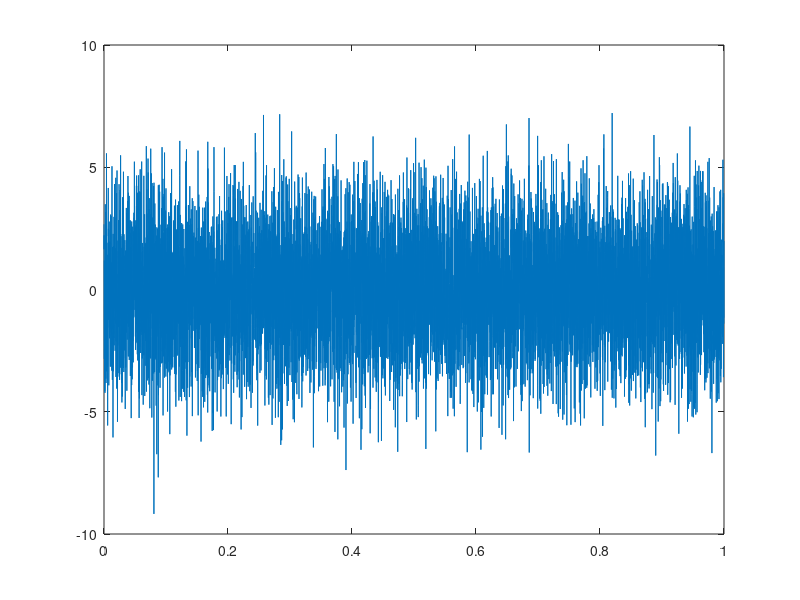
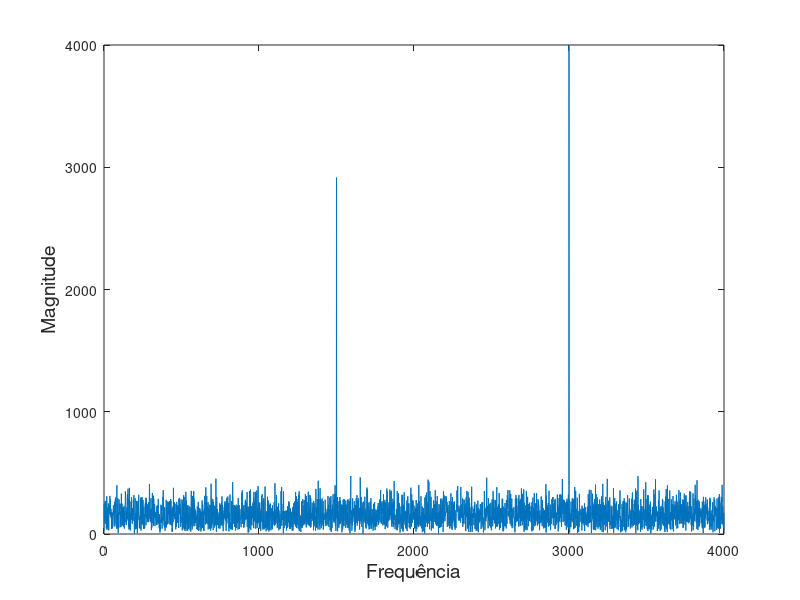
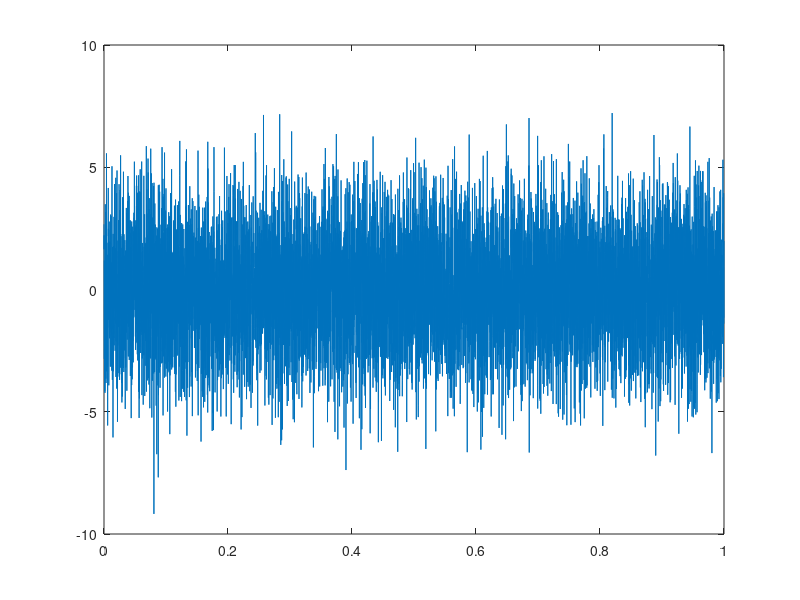
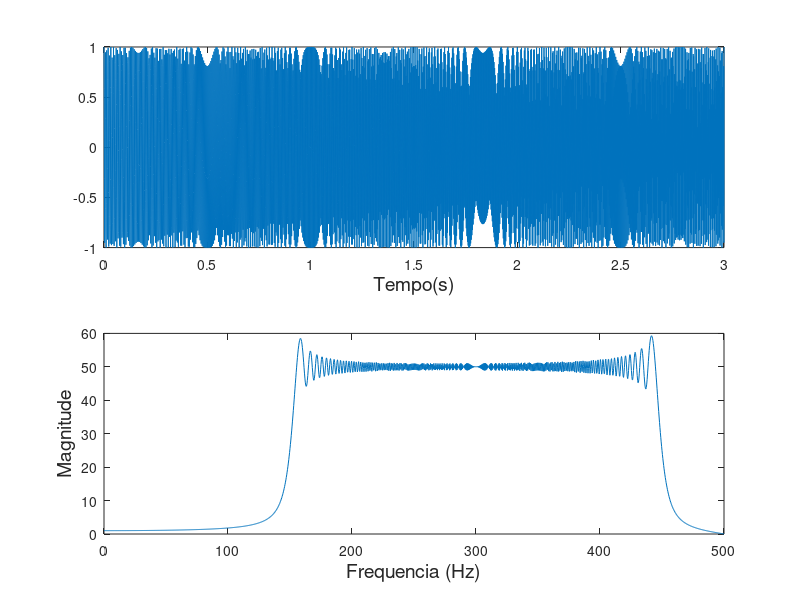

Here is the MATLAB script that generated these plots, in order: (Note: this script raises an error after producing the figures.)
# Semana 3 - Desafio 1

# Parte 1

close all

Fs = 8000;   # frequência de amostragem
L = 8000;    # Quantidade de amostras para dar 1 segundo de gráfico
t = 0:1/Fs:(L-1)/Fs;  # Criação do eixo tempo baseado na FS e L
x = 0.7*sin(2*pi*1500*t)+cos(2*pi*3000*t)+2*randn(1,L);  # calculando eixo x
figure
plot(t,x)

# Realizando a análise espectral com transformada de Fourier
X = fft(x);

# Criando a faixa de frequência da transformada.
# Ela é relacionada com a frequência de amostragem do sinal. A Fs deve ser maior que o dobro da maior frequÊncia do sinal.
# No caso, sabiamos que maior frequÊncia do sinal era 2000hz.
# Como a frequência de amostragem foi 8000hz, a largura do expectro é metade, [-4000, 4000] hz
freq = [-(L/2-1):L/2]*Fs/L;
# Como a fft é não-simétrica em relação ao eixo, temos que extrair a primeira metade dos pontos (parte inédita). A segunda metade é a repetição da primeira.
pfreq = [0:L/2]*Fs/L;

# imprimindo os 03 modos, espectro original (sem centralizar), centralizado com a função fftshift e apenas a parte inédita absoluta.
figure
#subplot(3,1,1), plot(freq,abs(X))
#subplot(3,1,2), plot(freq,abs(fftshift(X)))
#subplot(3,1,3),
plot(pfreq,abs(X(1:L/2+1)))
xlabel("Frequência", "fontsize", 14 )
ylabel("Magnitude", "fontsize", 14)

# Retornar um sinal do dominio da frequencia p/ dominio do tempo
xnew = real(ifft(X));
figure
plot(t,xnew)



# Parte 2

# Criação de um sinal y com aumento temporal do espectro de frequência
fs = 1000;    # frequência de amostragem
t = 0:1/fs:3;  # montagem do eixo tempo até 3 segundos
f0 = 150;     # frequência inicial
t1 = 3;       # tempo final
f1 = 450;     # frequência final
B = (f1-f0)/t1;
y = cos(2*pi*(f0*t+B/2*t.^2));

# Plotando a Análise de frequência do sinal
Y = abs(fft(y));
F = linspace(0,fs/2,round(length(y)/2)); # Aqui a criação do vetor do eixo das frequências. Divide-se por 2 devido a característica de não simetria da fft
figure
subplot(2,1,1)
plot(t,y)
xlabel('Tempo(s)', "fontsize", 14)
subplot(2,1,2)
plot(F,Y(1:round(length(y)/2)))
xlabel('Frequencia (Hz)', "fontsize", 14)
ylabel('Magnitude', "fontsize", 14)

# Plotando o espectograma

[S,F,T] = espectrograma(y,256,20,256,fs); % S => espectrograma, % F => vetor de frequencia, % T => vetor de tempo
figure
surf(T,F,10*log10(abs(S)),'EdgeColor','none');
axis xy; axis tight; view(0,90);
xlabel('Tempo (s)', "fontsize", 14);
ylabel('Frequencia (Hz)', "fontsize", 14);

